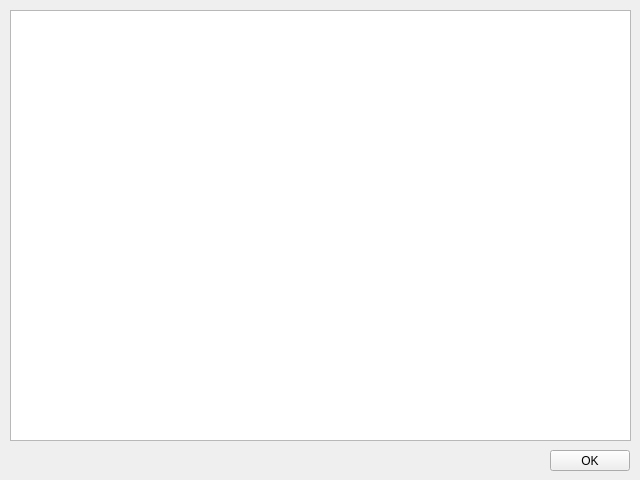
<?xml version="1.0" encoding="UTF-8"?>
<ui version="4.0">
 <class>Screensaver</class>
 <widget class="QWidget" name="Screensaver">
  <property name="geometry">
   <rect>
    <x>0</x>
    <y>0</y>
    <width>640</width>
    <height>480</height>
   </rect>
  </property>
  <property name="minimumSize">
   <size>
    <width>640</width>
    <height>480</height>
   </size>
  </property>
  <property name="maximumSize">
   <size>
    <width>640</width>
    <height>480</height>
   </size>
  </property>
  <property name="windowTitle">
   <string>Screensaver</string>
  </property>
  <widget class="QPushButton" name="closeButton">
   <property name="geometry">
    <rect>
     <x>550</x>
     <y>450</y>
     <width>80</width>
     <height>21</height>
    </rect>
   </property>
   <property name="text">
    <string>OK</string>
   </property>
  </widget>
  <widget class="QGraphicsView" name="graphicsView">
   <property name="geometry">
    <rect>
     <x>10</x>
     <y>10</y>
     <width>621</width>
     <height>431</height>
    </rect>
   </property>
  </widget>
 </widget>
 <resources/>
 <connections/>
</ui>
